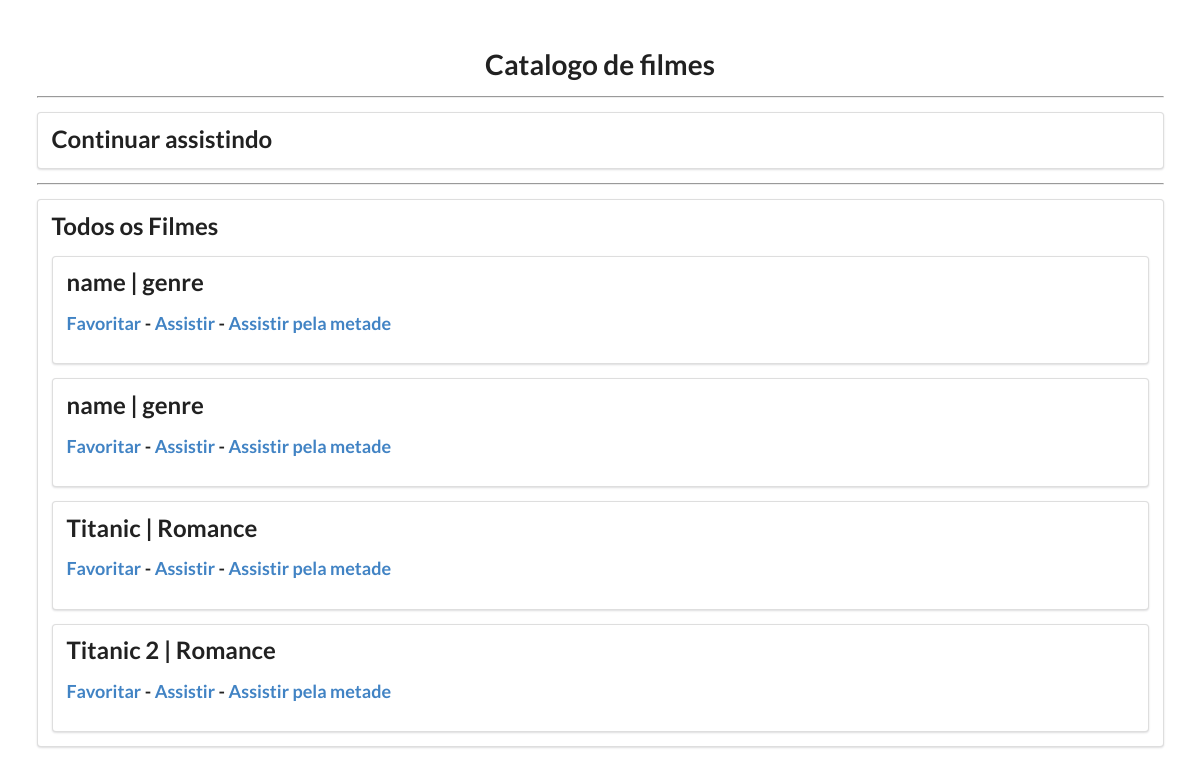
Before: /catalogo/3 with the older database file.
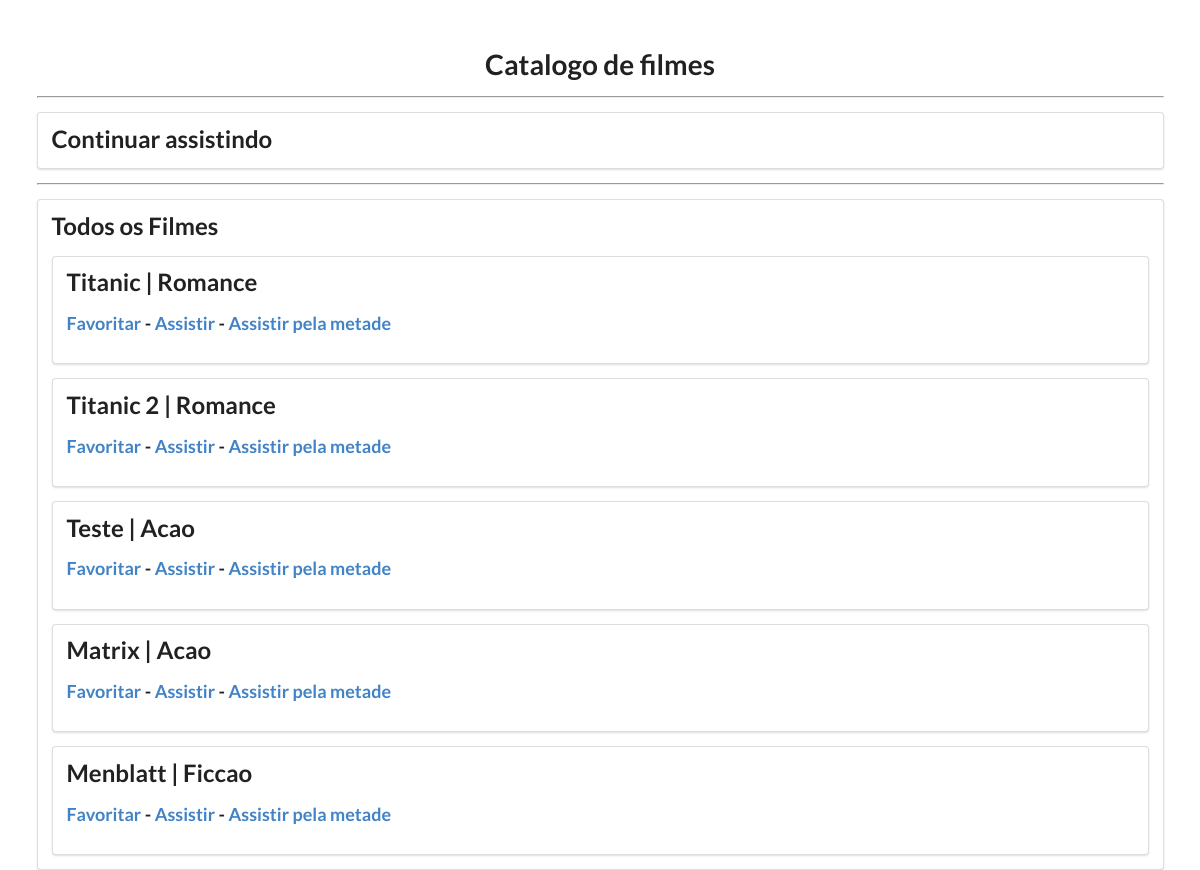
After: the same page with the newer database file.
### models.py (models this page shows)
class Movie(Base):
    __tablename__ = "Movies"
    id = Column(Integer, primary_key=True, index=True)
    name = Column(String)
    tags = Column(String)
    genre = Column(String)

### app.py (the view)
@app.get("/catalogo/{user_id}")
def movieCatalog(request: Request, user_id: int, db: Session = Depends(get_db)):
    movies = db.query(models.Movie).all()
    relen = db.query(models.Relationship).filter(models.Relationship.userId == user_id).all()
    return templates.TemplateResponse("filmes.html", {"request": request, "user_id": user_id, "movie_list": movies, "relen_list": relen})

### templates/filmes.html (shortened to what this page needs)
<!DOCTYPE html>
<html lang="en">
<head>
    <link rel="stylesheet" href="https://cdn.jsdelivr.net/npm/semantic-ui@2.4.2/dist/semantic.min.css">
</head>
<body>
    <div style="margin-top: 50px;" class="ui container">
        <h1 class="ui center aligned header">Catalogo de filmes</h1>
        <hr>
        <div class="ui segment">
            <h2 class="ui aligned header">Continuar assistindo</h2>
        </div>
        <hr>
        <div class="ui segment">
            <h2 class="ui aligned header">Todos os Filmes</h2>
            {% for movie in movie_list %}
                <div class="ui segment">
                    <h2 class="ui big header">{{ movie.name }} | {{ movie.genre }}</h2>
                    <p class="ui big header">
                        <a href="/favoritar/{{user_id}}/{{movie.id}}">Favoritar</a> -
                        <a href="/assistir/{{user_id}}/{{movie.id}}">Assistir</a> -
                        <a href="/assistirmetade/{{user_id}}/{{movie.id}}">Assistir pela metade</a>
                    </p>
                </div>
            {% endfor %}
        </div>
    </div>
</body>
</html>

Changed rows visible on the page:
removed Movie: name "name", genre "genre"
removed Movie: name "name", genre "genre"
added Movie: name "Teste", genre "Acao"
added Movie: name "Matrix", genre "Acao"
added Movie: name "Menblatt", genre "Ficcao"
